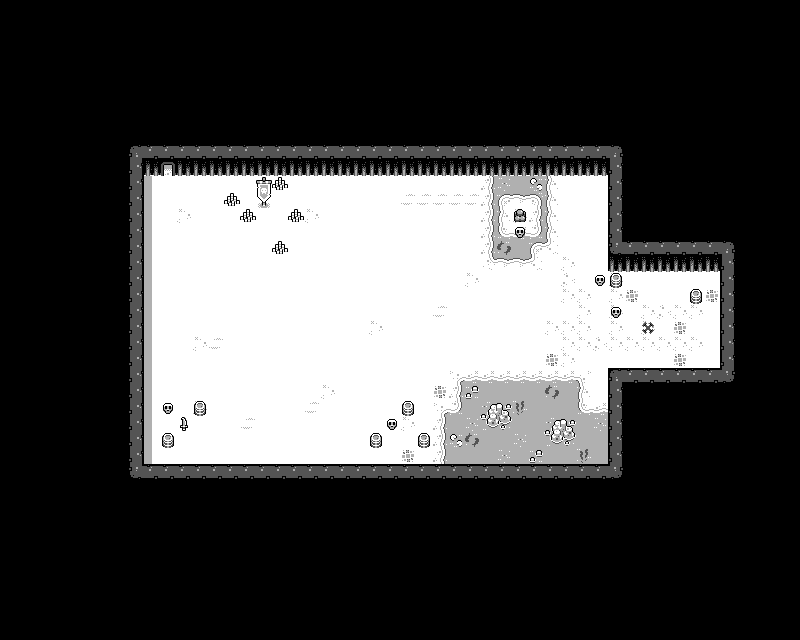

Rendered tile map (Tiled .tmx) drawn with the repository's tilesets; below, a short description and the map source with its tile grids summarised:
An orthogonal 50x40 tile map with 16x16 px tiles, 2 tile layers (background, details).

<map version="1.10" tiledversion="1.10.2" orientation="orthogonal" renderorder="right-down" width="50" height="40" tilewidth="16" tileheight="16" infinite="0" nextlayerid="3" nextobjectid="1">
 <editorsettings>
  <export target="bosschamber.tmj" format="json" />
 </editorsettings>
 <tileset firstgid="1" name="tilemap_packed_pirates" tilewidth="16" tileheight="16" tilecount="136" columns="17">
  <image source="tilemap_packed_pirates.png" width="272" height="128" />
  <tile id="6">
   <properties>
    <property name="collides" type="bool" value="true" />
   </properties>
  </tile>
  <tile id="7">
   <properties>
    <property name="collides" type="bool" value="true" />
   </properties>
  </tile>
  <tile id="8">
   <properties>
    <property name="collides" type="bool" value="true" />
   </properties>
  </tile>
  <tile id="17">
   <properties>
    <property name="collides" type="bool" value="true" />
   </properties>
  </tile>
  <tile id="18">
   <properties>
    <property name="collides" type="bool" value="true" />
   </properties>
  </tile>
  <tile id="19">
   <properties>
    <property name="collides" type="bool" value="true" />
   </properties>
  </tile>
  <tile id="23">
   <properties>
    <property name="collides" type="bool" value="true" />
   </properties>
  </tile>
  <tile id="24">
   <properties>
    <property name="collides" type="bool" value="true" />
   </properties>
  </tile>
  <tile id="25">
   <properties>
    <property name="collides" type="bool" value="true" />
   </properties>
  </tile>
  <tile id="34">
   <properties>
    <property name="collides" type="bool" value="true" />
   </properties>
  </tile>
  <tile id="35">
   <properties>
    <property name="collides" type="bool" value="true" />
   </properties>
  </tile>
  <tile id="36">
   <properties>
    <property name="collides" type="bool" value="true" />
   </properties>
  </tile>
  <tile id="40">
   <properties>
    <property name="collides" type="bool" value="true" />
   </properties>
  </tile>
  <tile id="41">
   <properties>
    <property name="collides" type="bool" value="true" />
   </properties>
  </tile>
  <tile id="42">
   <properties>
    <property name="collides" type="bool" value="true" />
   </properties>
  </tile>
  <tile id="51">
   <properties>
    <property name="collides" type="bool" value="true" />
   </properties>
  </tile>
  <tile id="52">
   <properties>
    <property name="collides" type="bool" value="true" />
   </properties>
  </tile>
  <tile id="53">
   <properties>
    <property name="collides" type="bool" value="true" />
   </properties>
  </tile>
  <tile id="57">
   <properties>
    <property name="collides" type="bool" value="true" />
   </properties>
  </tile>
  <tile id="58">
   <properties>
    <property name="collides" type="bool" value="true" />
   </properties>
  </tile>
  <tile id="59">
   <properties>
    <property name="collides" type="bool" value="true" />
   </properties>
  </tile>
  <tile id="68">
   <properties>
    <property name="collides" type="bool" value="true" />
   </properties>
  </tile>
  <tile id="69">
   <properties>
    <property name="collides" type="bool" value="true" />
   </properties>
  </tile>
  <tile id="70">
   <properties>
    <property name="collides" type="bool" value="true" />
   </properties>
  </tile>
  <tile id="74">
   <properties>
    <property name="collides" type="bool" value="true" />
   </properties>
  </tile>
  <tile id="75">
   <properties>
    <property name="collides" type="bool" value="true" />
   </properties>
  </tile>
  <tile id="76">
   <properties>
    <property name="collides" type="bool" value="true" />
   </properties>
  </tile>
  <tile id="85">
   <properties>
    <property name="collides" type="bool" value="true" />
   </properties>
  </tile>
  <tile id="86">
   <properties>
    <property name="collides" type="bool" value="true" />
   </properties>
  </tile>
  <tile id="87">
   <properties>
    <property name="collides" type="bool" value="true" />
   </properties>
  </tile>
  <tile id="88">
   <properties>
    <property name="collides" type="bool" value="true" />
   </properties>
  </tile>
  <tile id="89">
   <properties>
    <property name="collides" type="bool" value="true" />
   </properties>
  </tile>
  <tile id="102">
   <properties>
    <property name="collides" type="bool" value="true" />
   </properties>
  </tile>
  <tile id="103">
   <properties>
    <property name="collides" type="bool" value="true" />
   </properties>
  </tile>
  <tile id="104">
   <properties>
    <property name="collides" type="bool" value="true" />
   </properties>
  </tile>
  <tile id="105">
   <properties>
    <property name="collides" type="bool" value="true" />
   </properties>
  </tile>
  <tile id="106">
   <properties>
    <property name="collides" type="bool" value="true" />
   </properties>
  </tile>
  <tile id="109">
   <properties>
    <property name="collides" type="bool" value="true" />
   </properties>
  </tile>
  <tile id="110">
   <properties>
    <property name="collides" type="bool" value="true" />
   </properties>
  </tile>
  <tile id="119">
   <properties>
    <property name="collides" type="bool" value="true" />
   </properties>
  </tile>
  <tile id="120">
   <properties>
    <property name="collides" type="bool" value="true" />
   </properties>
  </tile>
  <tile id="121">
   <properties>
    <property name="collides" type="bool" value="true" />
   </properties>
  </tile>
  <tile id="122">
   <properties>
    <property name="collides" type="bool" value="true" />
   </properties>
  </tile>
  <tile id="123">
   <properties>
    <property name="collides" type="bool" value="true" />
   </properties>
  </tile>
 </tileset>
 <layer id="1" name="background" width="50" height="40">
  <data>[2000 cells, 2000 non-empty, 39 distinct tile ids]</data>
 </layer>
 <layer id="2" name="details" width="50" height="40">
  <data>[2000 cells, 22 non-empty, 8 distinct tile ids]</data>
 </layer>
</map>
